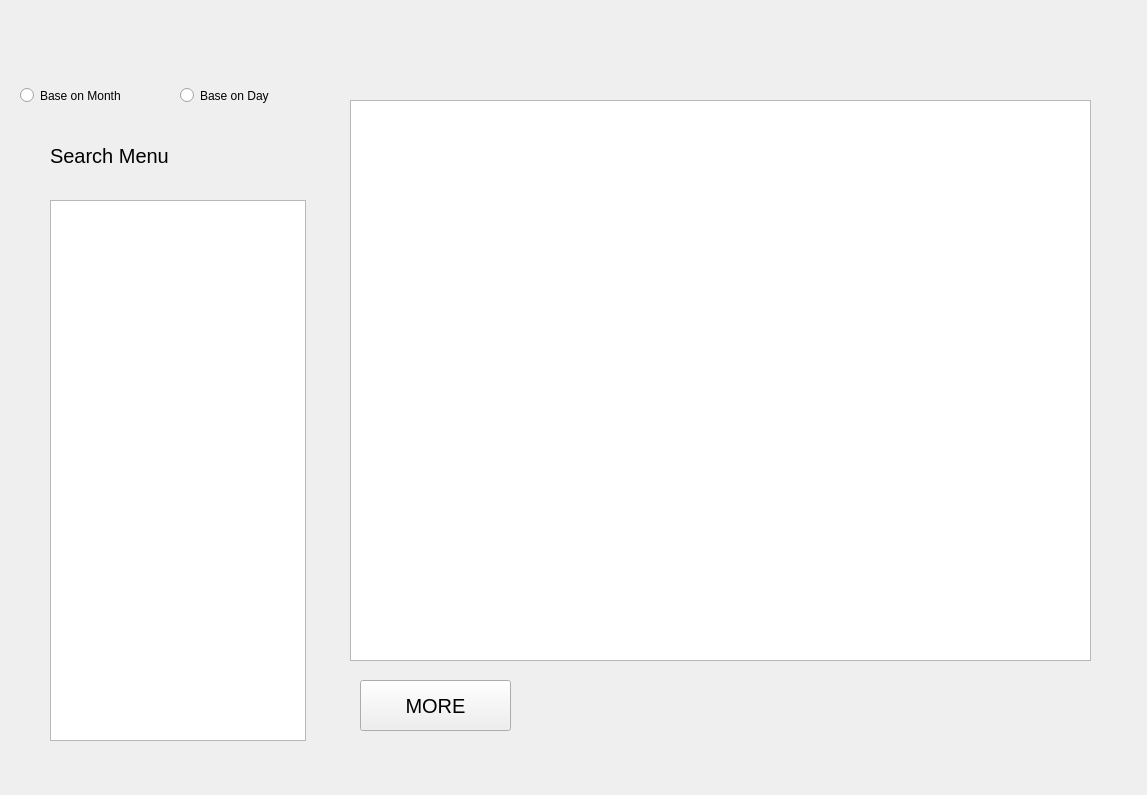
<?xml version="1.0" encoding="UTF-8"?>
<ui version="4.0">
 <class>VCRReviewWin</class>
 <widget class="QWidget" name="VCRReviewWin">
  <property name="geometry">
   <rect>
    <x>0</x>
    <y>0</y>
    <width>1147</width>
    <height>795</height>
   </rect>
  </property>
  <property name="windowTitle">
   <string>Form</string>
  </property>
  <widget class="QRadioButton" name="radioButton">
   <property name="geometry">
    <rect>
     <x>20</x>
     <y>70</y>
     <width>171</width>
     <height>51</height>
    </rect>
   </property>
   <property name="text">
    <string>Base on Month</string>
   </property>
  </widget>
  <widget class="QRadioButton" name="radioButton_2">
   <property name="geometry">
    <rect>
     <x>180</x>
     <y>70</y>
     <width>171</width>
     <height>51</height>
    </rect>
   </property>
   <property name="text">
    <string>Base on Day</string>
   </property>
  </widget>
  <widget class="QListWidget" name="listWidget">
   <property name="geometry">
    <rect>
     <x>350</x>
     <y>100</y>
     <width>741</width>
     <height>561</height>
    </rect>
   </property>
  </widget>
  <widget class="QListWidget" name="listWidget_2">
   <property name="geometry">
    <rect>
     <x>50</x>
     <y>200</y>
     <width>256</width>
     <height>541</height>
    </rect>
   </property>
  </widget>
  <widget class="QLabel" name="label">
   <property name="geometry">
    <rect>
     <x>50</x>
     <y>130</y>
     <width>181</width>
     <height>51</height>
    </rect>
   </property>
   <property name="font">
    <font>
     <pointsize>15</pointsize>
    </font>
   </property>
   <property name="text">
    <string>Search Menu</string>
   </property>
  </widget>
  <widget class="QPushButton" name="pushButton_2">
   <property name="geometry">
    <rect>
     <x>360</x>
     <y>680</y>
     <width>151</width>
     <height>51</height>
    </rect>
   </property>
   <property name="font">
    <font>
     <pointsize>15</pointsize>
    </font>
   </property>
   <property name="text">
    <string>MORE</string>
   </property>
  </widget>
 </widget>
 <resources/>
 <connections/>
</ui>
